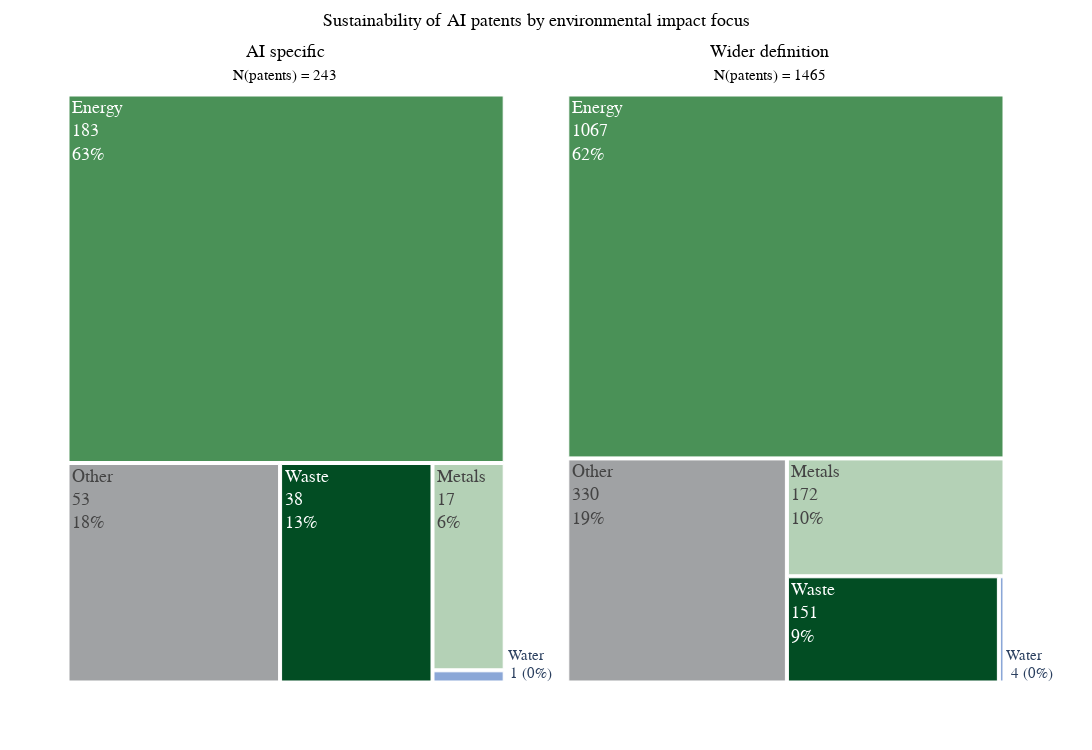

The cell this chart's notebook holds for it:
### Code cell
import plotly.graph_objects as go
import plotly.express as px
from plotly.subplots import make_subplots
import pandas as pd

# Assuming patent_counts_small and patent_counts are your datasets
data_small = pd.DataFrame(list(patent_counts_small.items()), columns=['Category', 'Count'])
data_large = pd.DataFrame(list(patent_counts.items()), columns=['Category', 'Count'])
#data_large['Category'] = data_large['Category'].replace('Lifetime', 'Life-<br>span')
data_large['Category'] = data_large['Category'].replace('Unmatched', 'Other')
data_small['Category'] = data_small['Category'].replace('Lifetime', 'Life-<br>span')

color_map = {
    'Water': '#8ba7d7',  
    'Carbon': '#7788a6', 
    'Other': '#a0a2a4', 
    'Metals': '#b4d1b6',  
    'Energy': '#4a9157', 
    'Waste': '#024d23',
}

fig = make_subplots(
    rows=1, cols=2,
    #subplot_titles=('AI specific<br>N(patents) = 243', 'Wider definition<br>N(patents) = 1465'),
    specs=[[{'type': 'domain'}, {'type': 'domain'}]],  # Specify the type of plots as 'domain'
    horizontal_spacing=0.05   # Adjust spacing between plots
)

# Add treemaps
fig1 = px.treemap(
    data_small,
    path=['Category'],
    values='Count',
    color='Category',
    color_discrete_map=color_map
)

fig2 = px.treemap(
    data_large,
    path=['Category'],
    values='Count',
    color='Category',
    color_discrete_map=color_map
)

for trace in fig1.data:
    fig.add_trace(trace, row=1, col=1)

for trace in fig2.data:
    fig.add_trace(trace, row=1, col=2)

# Update layout
fig.update_layout(
    margin=dict(t=60, l=60, r=80, b=60),
    font=dict(family="Roboto Mono, monospace", size=18),
    title_font_size=20,
    uniformtext=dict(minsize=14, mode='hide'),
    hovermode='closest',
    width=1500,  # Adjust width to accommodate both plots side by side
    height=750,
    showlegend=True
)



fig.add_annotation(
    x=0.5,  # Center position
    y=1.08,  # Position above the plot
    text='Sustainability of AI patents by environmental impact focus',
    showarrow=False,
    xref="paper",
    yref="paper",
    align="center",
    font=dict(size=18, color="black"),
)


fig.add_annotation(
    x=1.035,  # Adjust these coordinates as necessary
    y=0.04,   # Adjust these coordinates as necessary
    text="Water",
    showarrow=False,
    font=dict(family="Roboto Mono, monospace", size=15),
    arrowhead=1,
    arrowsize=1,
    arrowwidth=2,
    arrowcolor="#0a325e"
)
fig.add_annotation(
    x=1.045,  # Adjust these coordinates as necessary
    y=0.01,   # Adjust these coordinates as necessary
    text="4 (0%)",
    showarrow=False,
    font=dict(family="Roboto Mono, monospace", size=15),
    arrowhead=1,
    arrowsize=1,
    arrowwidth=2,
    arrowcolor="#0a325e"
)

fig.add_annotation(
    x=0.49,  # Adjust these coordinates as necessary
    y=0.04,   # Adjust these coordinates as necessary
    text="Water",
    showarrow=False,
    font=dict(family="Roboto Mono, monospace", size=15),
    arrowhead=1,
    arrowsize=1,
    arrowwidth=2,
    arrowcolor="#0a325e"
)
fig.add_annotation(
    x=0.495,  # Adjust these coordinates as necessary
    y=0.01,   # Adjust these coordinates as necessary
    text="1 (0%)",
    showarrow=False,
    font=dict(family="Roboto Mono, monospace", size=15),
    arrowhead=1,
    arrowsize=1,
    arrowwidth=2,
    arrowcolor="#0a325e"
)

fig.add_annotation(
    x=0.18, y=1.03,  # Adjust these coordinates to position the title above the first subplot
    text='AI specific<br><span style="font-size: smaller;">N(patents) = 243</span>',
    showarrow=False,
    xref="paper",
    yref="paper",
    font=dict(size=18, color="black"),  # Customize the font size and color here
    align="center"
)

fig.add_annotation(
    x=0.81, y=1.03,  # Adjust these coordinates to position the title above the second subplot
    text='Wider definition<br><span style="font-size: smaller;">N(patents) = 1465</span>',
    showarrow=False,
    xref="paper",
    yref="paper",
    font=dict(size=18, color="black"),  # Customize the font size and color here
    align="center"
)
fig.update_traces(textinfo="label+percent entry+value")
fig.show()
pio.write_image(fig, 'treemap_double.png', scale=5)  # Adjust scale for higher resolution

### Figure 1 — Plotly figure (JSON) as saved in the notebook; plotly's stock layout.template omitted (floating-point values rounded to 4 significant figures)
{"data": [{"branchvalues": "total", "customdata": [["Metals"], ["Waste"], ["Water"], ["Other"], ["Energy"]], "domain": {"x": [0, 0.475], "y": [0, 1]}, "hovertemplate": "labels=%{label}<br>Count=%{value}<br>parent=%{parent}<br>id=%{id}<br>Category=%{customdata[0]}<extra></extra>", "ids": ["Metals", "Waste", "Water", "Other", "Energy"], "labels": ["Metals", "Waste", "Water", "Other", "Energy"], "marker": {"colors": ["#b4d1b6", "#024d23", "#8ba7d7", "#a0a2a4", "#4a9157"]}, "name": "", "parents": ["", "", "", "", ""], "textinfo": "label+percent entry+value", "type": "treemap", "values": [17, 38, 1, 53, 183]}, {"branchvalues": "total", "customdata": [["Metals"], ["Waste"], ["Water"], ["Other"], ["Energy"]], "domain": {"x": [0.525, 1], "y": [0, 1]}, "hovertemplate": "labels=%{label}<br>Count=%{value}<br>parent=%{parent}<br>id=%{id}<br>Category=%{customdata[0]}<extra></extra>", "ids": ["Metals", "Waste", "Water", "Other", "Energy"], "labels": ["Metals", "Waste", "Water", "Other", "Energy"], "marker": {"colors": ["#b4d1b6", "#024d23", "#8ba7d7", "#a0a2a4", "#4a9157"]}, "name": "", "parents": ["", "", "", "", ""], "textinfo": "label+percent entry+value", "type": "treemap", "values": [172, 151, 4, 330, 1067]}], "layout": {"annotations": [{"align": "center", "font": {"color": "black", "size": 18}, "showarrow": false, "text": "Sustainability of AI patents by environmental impact focus", "x": 0.5, "xref": "paper", "y": 1.08, "yref": "paper"}, {"arrowcolor": "#0a325e", "arrowhead": 1, "arrowsize": 1, "arrowwidth": 2, "font": {"family": "Roboto Mono, monospace", "size": 15}, "showarrow": false, "text": "Water", "x": 1.035, "y": 0.04}, {"arrowcolor": "#0a325e", "arrowhead": 1, "arrowsize": 1, "arrowwidth": 2, "font": {"family": "Roboto Mono, monospace", "size": 15}, "showarrow": false, "text": "4 (0%)", "x": 1.045, "y": 0.01}, {"arrowcolor": "#0a325e", "arrowhead": 1, "arrowsize": 1, "arrowwidth": 2, "font": {"family": "Roboto Mono, monospace", "size": 15}, "showarrow": false, "text": "Water", "x": 0.49, "y": 0.04}, {"arrowcolor": "#0a325e", "arrowhead": 1, "arrowsize": 1, "arrowwidth": 2, "font": {"family": "Roboto Mono, monospace", "size": 15}, "showarrow": false, "text": "1 (0%)", "x": 0.495, "y": 0.01}, {"align": "center", "font": {"color": "black", "size": 18}, "showarrow": false, "text": "AI specific<br><span style=\"font-size: smaller;\">N(patents) = 243</span>", "x": 0.18, "xref": "paper", "y": 1.03, "yref": "paper"}, {"align": "center", "font": {"color": "black", "size": 18}, "showarrow": false, "text": "Wider definition<br><span style=\"font-size: smaller;\">N(patents) = 1465</span>", "x": 0.81, "xref": "paper", "y": 1.03, "yref": "paper"}], "font": {"family": "Roboto Mono, monospace", "size": 18}, "height": 750, "hovermode": "closest", "margin": {"b": 60, "l": 60, "r": 80, "t": 60}, "showlegend": true, "title": {"font": {"size": 20}}, "uniformtext": {"minsize": 14, "mode": "hide"}, "width": 1500}}
